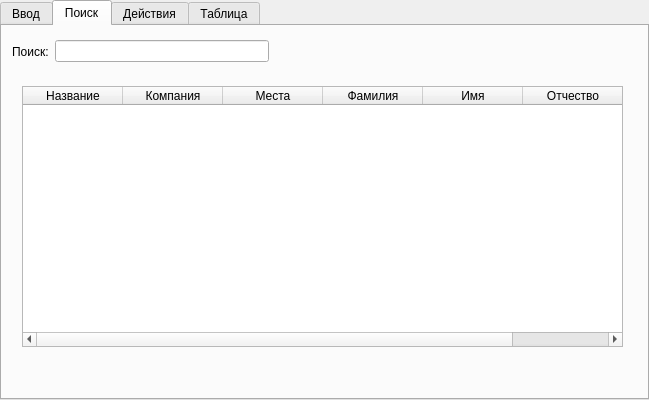
<?xml version="1.0" encoding="UTF-8"?>
<ui version="4.0">
 <class>TabWidget</class>
 <widget class="QTabWidget" name="TabWidget">
  <property name="geometry">
   <rect>
    <x>0</x>
    <y>0</y>
    <width>649</width>
    <height>400</height>
   </rect>
  </property>
  <property name="minimumSize">
   <size>
    <width>500</width>
    <height>300</height>
   </size>
  </property>
  <property name="windowTitle">
   <string>TabWidget</string>
  </property>
  <property name="currentIndex">
   <number>1</number>
  </property>
  <widget class="QWidget" name="tab">
   <attribute name="title">
    <string>Ввод</string>
   </attribute>
   <widget class="QGroupBox" name="groupBox">
    <property name="geometry">
     <rect>
      <x>80</x>
      <y>30</y>
      <width>461</width>
      <height>311</height>
     </rect>
    </property>
    <property name="font">
     <font>
      <weight>50</weight>
      <bold>false</bold>
     </font>
    </property>
    <property name="title">
     <string>Пароход</string>
    </property>
    <widget class="QWidget" name="layoutWidget">
     <property name="geometry">
      <rect>
       <x>20</x>
       <y>30</y>
       <width>181</width>
       <height>221</height>
      </rect>
     </property>
     <layout class="QFormLayout" name="formLayout_2">
      <item row="0" column="1">
       <spacer name="verticalSpacer_4">
        <property name="orientation">
         <enum>Qt::Vertical</enum>
        </property>
        <property name="sizeHint" stdset="0">
         <size>
          <width>20</width>
          <height>40</height>
         </size>
        </property>
       </spacer>
      </item>
      <item row="1" column="0" colspan="2">
       <widget class="QLabel" name="label">
        <property name="text">
         <string>Название парохода:</string>
        </property>
       </widget>
      </item>
      <item row="2" column="0" colspan="2">
       <widget class="QLineEdit" name="lineEdit"/>
      </item>
      <item row="3" column="1">
       <spacer name="verticalSpacer_5">
        <property name="orientation">
         <enum>Qt::Vertical</enum>
        </property>
        <property name="sizeHint" stdset="0">
         <size>
          <width>20</width>
          <height>40</height>
         </size>
        </property>
       </spacer>
      </item>
      <item row="4" column="0">
       <widget class="QLabel" name="label_5">
        <property name="text">
         <string>Количество 
мест:</string>
        </property>
       </widget>
      </item>
      <item row="4" column="1">
       <widget class="QLineEdit" name="lineEdit_5"/>
      </item>
      <item row="6" column="1">
       <spacer name="verticalSpacer_6">
        <property name="orientation">
         <enum>Qt::Vertical</enum>
        </property>
        <property name="sizeHint" stdset="0">
         <size>
          <width>20</width>
          <height>40</height>
         </size>
        </property>
       </spacer>
      </item>
      <item row="7" column="0" colspan="2">
       <widget class="QLineEdit" name="lineEdit_6"/>
      </item>
      <item row="6" column="0">
       <widget class="QLabel" name="label_6">
        <property name="text">
         <string>Пароходство:</string>
        </property>
       </widget>
      </item>
     </layout>
    </widget>
    <widget class="QWidget" name="layoutWidget">
     <property name="geometry">
      <rect>
       <x>240</x>
       <y>30</y>
       <width>201</width>
       <height>221</height>
      </rect>
     </property>
     <layout class="QFormLayout" name="formLayout">
      <item row="3" column="0">
       <widget class="QLabel" name="label_7">
        <property name="font">
         <font>
          <weight>50</weight>
          <bold>false</bold>
          <underline>true</underline>
         </font>
        </property>
        <property name="text">
         <string>Данные о 
капитане</string>
        </property>
       </widget>
      </item>
      <item row="3" column="1">
       <spacer name="verticalSpacer_3">
        <property name="orientation">
         <enum>Qt::Vertical</enum>
        </property>
        <property name="sizeHint" stdset="0">
         <size>
          <width>20</width>
          <height>40</height>
         </size>
        </property>
       </spacer>
      </item>
      <item row="5" column="0">
       <widget class="QLabel" name="label_2">
        <property name="text">
         <string>Фамилия:</string>
        </property>
       </widget>
      </item>
      <item row="5" column="1">
       <widget class="QLineEdit" name="lineEdit_2"/>
      </item>
      <item row="6" column="1">
       <spacer name="verticalSpacer_2">
        <property name="orientation">
         <enum>Qt::Vertical</enum>
        </property>
        <property name="sizeHint" stdset="0">
         <size>
          <width>20</width>
          <height>40</height>
         </size>
        </property>
       </spacer>
      </item>
      <item row="7" column="0">
       <widget class="QLabel" name="label_3">
        <property name="text">
         <string>Имя:</string>
        </property>
       </widget>
      </item>
      <item row="7" column="1">
       <widget class="QLineEdit" name="lineEdit_3"/>
      </item>
      <item row="8" column="1">
       <spacer name="verticalSpacer">
        <property name="orientation">
         <enum>Qt::Vertical</enum>
        </property>
        <property name="sizeHint" stdset="0">
         <size>
          <width>20</width>
          <height>40</height>
         </size>
        </property>
       </spacer>
      </item>
      <item row="9" column="0">
       <widget class="QLabel" name="label_4">
        <property name="text">
         <string>Отчество:</string>
        </property>
       </widget>
      </item>
      <item row="9" column="1">
       <widget class="QLineEdit" name="lineEdit_4"/>
      </item>
     </layout>
    </widget>
    <widget class="QPushButton" name="pushButton">
     <property name="geometry">
      <rect>
       <x>170</x>
       <y>270</y>
       <width>120</width>
       <height>30</height>
      </rect>
     </property>
     <property name="minimumSize">
      <size>
       <width>120</width>
       <height>30</height>
      </size>
     </property>
     <property name="text">
      <string>Сохранить</string>
     </property>
    </widget>
   </widget>
  </widget>
  <widget class="QWidget" name="tab_2">
   <attribute name="title">
    <string>Поиск</string>
   </attribute>
   <widget class="QWidget" name="layoutWidget">
    <property name="geometry">
     <rect>
      <x>10</x>
      <y>10</y>
      <width>471</width>
      <height>31</height>
     </rect>
    </property>
    <layout class="QHBoxLayout" name="horizontalLayout">
     <item>
      <widget class="QLabel" name="label_8">
       <property name="text">
        <string>Поиск:</string>
       </property>
      </widget>
     </item>
     <item>
      <widget class="QLineEdit" name="lineEdit_7"/>
     </item>
     <item>
      <spacer name="horizontalSpacer">
       <property name="orientation">
        <enum>Qt::Horizontal</enum>
       </property>
       <property name="sizeHint" stdset="0">
        <size>
         <width>40</width>
         <height>20</height>
        </size>
       </property>
      </spacer>
     </item>
    </layout>
   </widget>
   <widget class="QTableWidget" name="tableWidget">
    <property name="geometry">
     <rect>
      <x>20</x>
      <y>60</y>
      <width>601</width>
      <height>261</height>
     </rect>
    </property>
    <column>
     <property name="text">
      <string>Название</string>
     </property>
    </column>
    <column>
     <property name="text">
      <string>Компания</string>
     </property>
    </column>
    <column>
     <property name="text">
      <string>Места</string>
     </property>
    </column>
    <column>
     <property name="text">
      <string>Фамилия</string>
     </property>
    </column>
    <column>
     <property name="text">
      <string>Имя</string>
     </property>
    </column>
    <column>
     <property name="text">
      <string>Отчество</string>
     </property>
    </column>
   </widget>
  </widget>
  <widget class="QWidget" name="tab_3">
   <attribute name="title">
    <string>Действия</string>
   </attribute>
   <widget class="QLabel" name="label_9">
    <property name="geometry">
     <rect>
      <x>10</x>
      <y>9</y>
      <width>71</width>
      <height>61</height>
     </rect>
    </property>
    <property name="text">
     <string>Таблицы:    </string>
    </property>
   </widget>
   <widget class="QPlainTextEdit" name="plainTextEdit">
    <property name="geometry">
     <rect>
      <x>10</x>
      <y>90</y>
      <width>611</width>
      <height>231</height>
     </rect>
    </property>
    <property name="readOnly">
     <bool>true</bool>
    </property>
   </widget>
  </widget>
  <widget class="QWidget" name="tab_4">
   <attribute name="title">
    <string>Таблица</string>
   </attribute>
   <widget class="QTableView" name="tableView">
    <property name="geometry">
     <rect>
      <x>10</x>
      <y>20</y>
      <width>611</width>
      <height>321</height>
     </rect>
    </property>
   </widget>
  </widget>
 </widget>
 <resources/>
 <connections/>
</ui>
